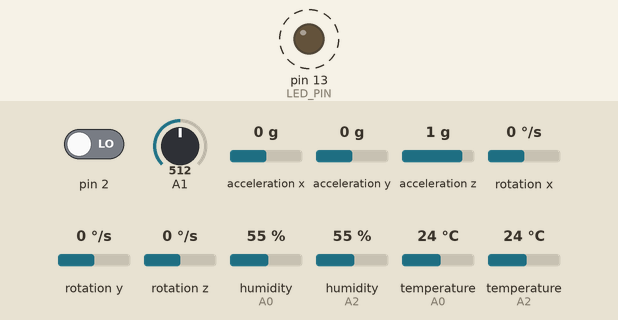
Simulated run of this sketch. Board: Arduino Uno, built with avr-gcc and run on an emulated ATmega328P. On the bench: output pins drawn as LEDs (lit = HIGH). Dashed ring = blinking. Inputs (shaded band) come from the test bench; at power-on: pin 2 LOW, A1 = 512, acceleration x 0 g, acceleration y 0 g, acceleration z 1 g, rotation x 0 °/s, rotation y 0 °/s, rotation z 0 °/s, humidity (sensors on A0, A2) 55 %, temperature (sensors on A0, A2) 24 °C. The sensor or clock chip raises its interrupt line as the real part does; what the sketch prints to the serial monitor is not drawn.

Above: at 0.84 s.
Timing chart, 0 to 6.2 s (numbered marks = the images above):
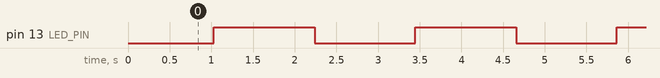

Measured:
- by itself, pin 13 (LED_PIN): alternates HIGH for 1.2 s and LOW for 1.2 s

The sketch:

Humidity.ino
```cpp
#include <SoftwareSerial.h>
SoftwareSerial Esp(4,5);

int count=0;
int resetPin = 12;
int outTemps1=A1;
int TempRoom;
float mvRoom;
float celRoom;
int outTemps2=A2;
/*float latitude=100.000;
float longitude=2000.000;
*/
#include<dht.h>
#include "I2Cdev.h"
#include "MPU6050_6Axis_MotionApps20.h"

#if I2CDEV_IMPLEMENTATION == I2CDEV_ARDUINO_WIRE
#include "Wire.h"
#endif

MPU6050 mpu;

#define OUTPUT_READABLE_YAWPITCHROLL

dht DHT;

#define LED_PIN 13 // (Arduino is 13, Teensy is 11, Teensy++ is 6)
bool blinkState = false;

// MPU control/status vars
bool dmpReady = false;  // set true if DMP init was successful
uint8_t mpuIntStatus;   // holds actual interrupt status byte from MPU
uint8_t devStatus;      // return status after each device operation (0 = success, !0 = error)
uint16_t packetSize;    // expected DMP packet size (default is 42 bytes)
uint16_t fifoCount;     // count of all bytes currently in FIFO
uint8_t fifoBuffer[64]; // FIFO storage buffer

// orientation/motion vars
Quaternion q;           // [w, x, y, z]         quaternion container
VectorInt16 aa;         // [x, y, z]            accel sensor measurements
VectorInt16 aaReal;     // [x, y, z]            gravity-free accel sensor measurements
VectorInt16 aaWorld;    // [x, y, z]            world-frame accel sensor measurements
VectorFloat gravity;    // [x, y, z]            gravity vector
float euler[3];         // [psi, theta, phi]    Euler angle container
float ypr[3];           // [yaw, pitch, roll]   yaw/pitch/roll container and gravity vector

// if you require to change the pin number, Edit the pin with your arduino pin.
#define DHT11_PIN A0
#define DHT11_PIN2 A2


// ================================================================
// ===               INTERRUPT DETECTION ROUTINE                ===
// ================================================================

volatile bool mpuInterrupt = false;     // indicates whether MPU interrupt pin has gone high
void dmpDataReady() {
    mpuInterrupt = true;
}

// ================================================================
// ===                      INITIAL SETUP                       ===
// ================================================================

void setup() {

  Esp.begin(9600);
  count=0;
  while (!Esp) {};

// join I2C bus (I2Cdev library doesn't do this automatically)
    #if I2CDEV_IMPLEMENTATION == I2CDEV_ARDUINO_WIRE
        Wire.begin();
        TWBR = 24; // 400kHz I2C clock (200kHz if CPU is 8MHz)
    #elif I2CDEV_IMPLEMENTATION == I2CDEV_BUILTIN_FASTWIRE
        Fastwire::setup(400, true);
    #endif

Serial.begin(9600);

Serial.println("Welcome to the Testing module of C-BAND");

while (!Serial); // wait for Leonardo enumeration, others continue immediately

    // initialize device
    Serial.println(F("Initializing I2C devices..."));
    mpu.initialize();

    // verify connection
    Serial.println(F("Testing device connections..."));
    Serial.println(mpu.testConnection() ? F("MPU6050 connection successful") : F("MPU6050 connection failed"));

// load and configure the DMP
    Serial.println(F("Initializing DMP..."));
    devStatus = mpu.dmpInitialize();

    // supply your own gyro offsets here, scaled for min sensitivity
    mpu.setXGyroOffset(220);
    mpu.setYGyroOffset(76);
    mpu.setZGyroOffset(-85);
    mpu.setZAccelOffset(1788); // 1688 factory default for my test chip

    // make sure it worked (returns 0 if so)
    if (devStatus == 0) {
        // turn on the DMP, now that it's ready
        Serial.println(F("Enabling DMP..."));
        mpu.setDMPEnabled(true);

        // enable Arduino interrupt detection
        Serial.println(F("Enabling interrupt detection (Arduino external interrupt 0)..."));
        attachInterrupt(0, dmpDataReady, RISING);
        mpuIntStatus = mpu.getIntStatus();

        // set our DMP Ready flag so the main loop() function knows it's okay to use it
        Serial.println(F("DMP ready! Waiting for first interrupt..."));
        dmpReady = true;

        // get expected DMP packet size for later comparison
        packetSize = mpu.dmpGetFIFOPacketSize();
    } else {
        // ERROR!
        // 1 = initial memory load failed
        // 2 = DMP configuration updates failed
        // (if it's going to break, usually the code will be 1)
        Serial.print(F("DMP Initialization failed (code "));
        Serial.print(devStatus);
        Serial.println(F(")"));
    }

    // configure LED for output
    pinMode(LED_PIN, OUTPUT);

}

void loop()
{ // READ DATA


   // if programming failed, don't try to do anything
   // if (!dmpReady) return;

    // wait for MPU interrupt or extra packet(s) available
    while (!mpuInterrupt && fifoCount < packetSize) {
        // other program behavior stuff here
        // .
        // .
        // .
        // if you are really paranoid you can frequently test in between other
        // stuff to see if mpuInterrupt is true, and if so, "break;" from the
        // while() loop to immediately process the MPU data
        // .
        // .
        // .
    }

    // reset interrupt flag and get INT_STATUS byte
    mpuInterrupt = false;
    mpuIntStatus = mpu.getIntStatus();

    // get current FIFO count
    fifoCount = mpu.getFIFOCount();

    // check for overflow (this should never happen unless our code is too inefficient)
    if ((mpuIntStatus & 0x10) || fifoCount == 1024) {
        // reset so we can continue cleanly
        mpu.resetFIFO();
        //Serial.println(F("FIFO overflow!"));

    // otherwise, check for DMP data ready interrupt (this should happen frequently)
    } else if (mpuIntStatus & 0x02) {
        // wait for correct available data length, should be a VERY short wait
        while (fifoCount < packetSize) fifoCount = mpu.getFIFOCount();

        // read a packet from FIFO
        mpu.getFIFOBytes(fifoBuffer, packetSize);

        // track FIFO count here in case there is > 1 packet available
        // (this lets us immediately read more without waiting for an interrupt)
        fifoCount -= packetSize;

        #ifdef OUTPUT_READABLE_YAWPITCHROLL
            // display Euler angles in degrees
            mpu.dmpGetQuaternion(&q, fifoBuffer);
            mpu.dmpGetGravity(&gravity, &q);
            mpu.dmpGetYawPitchRoll(ypr, &q, &gravity);
            Serial.print("ypr\t");
            delay(100);
            Serial.print("Moving for/back ");
            Serial.print(ypr[0] * 180/M_PI);
            Esp.print(ypr[0] * 180/M_PI);
            delay(100);
            Serial.print("\t");
            Esp.print(",");
            Serial.print("Moving up/down");
            Serial.print(ypr[1] * 180/M_PI);
            Esp.print(ypr[1] * 180/M_PI);
            delay(100);
            Serial.print("\t");
            Esp.print(",");
            Serial.print("Tilting");
            Serial.print(ypr[2] * 180/M_PI);
            Esp.print(ypr[2] * 180/M_PI);
            delay(50);
        #endif
         // blink LED to indicate activity
        blinkState = !blinkState;
        digitalWrite(LED_PIN, blinkState);

int chk = DHT.read11(DHT11_PIN);

Serial.print("\t");
Esp.print(",");
Serial.print(" Humidity " );

Serial.print(DHT.humidity, 1);
Esp.print(DHT.humidity, 1);
Serial.print("\t");
Esp.print(",");
delay(50);
Serial.print(" Temparature ");

Serial.print(DHT.temperature, 1);
Esp.print(DHT.temperature, 1);
Serial.print("\t");
Esp.print(",");
delay(50);
tempSensor(outTemps1);
delay(50);
int chk2 = DHT.read11(DHT11_PIN2);

Serial.print(" Humidity Room " );

Serial.print(DHT.humidity, 1);
Esp.print(DHT.humidity, 1);
Serial.print("\t");
Esp.print(",");
delay(50);
Serial.print(" Temparature Room ");

Serial.print(DHT.temperature, 1);
Esp.println(DHT.temperature, 1);
delay(50);
Serial.print("\n");

    }
}


void tempSensor(int outTemps)
{
  int x=0;
  float cel=0;
  while (x<10)
  {
 TempRoom = analogRead(outTemps);
 mvRoom = ( TempRoom/1024.0)*5000;
 celRoom = mvRoom/10;
 cel=celRoom+cel;
 x++;
  }
  cel=cel/10;
  Serial.print("TEMPRATURE Body  ");
  Serial.print(cel);
  Esp.print(cel);
  Serial.print("*C");
  Serial.print("\t");
  Esp.print(",");
  delay(500);
}
```
